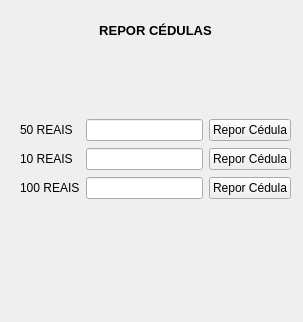
<?xml version="1.0" encoding="UTF-8"?>
<ui version="4.0">
 <class>MainWindow</class>
 <widget class="QMainWindow" name="MainWindow">
  <property name="geometry">
   <rect>
    <x>0</x>
    <y>0</y>
    <width>303</width>
    <height>322</height>
   </rect>
  </property>
  <property name="windowTitle">
   <string>Repor Cédulas</string>
  </property>
  <widget class="QWidget" name="centralwidget">
   <widget class="QWidget" name="gridLayoutWidget">
    <property name="geometry">
     <rect>
      <x>20</x>
      <y>60</y>
      <width>271</width>
      <height>199</height>
     </rect>
    </property>
    <layout class="QGridLayout" name="gridLayout">
     <item row="4" column="2">
      <widget class="QPushButton" name="pb_addCedula100">
       <property name="text">
        <string>Repor Cédula</string>
       </property>
      </widget>
     </item>
     <item row="0" column="2">
      <widget class="QPushButton" name="pb_addCedula2">
       <property name="text">
        <string/>
       </property>
       <property name="flat">
        <bool>true</bool>
       </property>
      </widget>
     </item>
     <item row="0" column="1">
      <widget class="QLineEdit" name="le_repor2">
       <property name="enabled">
        <bool>false</bool>
       </property>
       <property name="frame">
        <bool>false</bool>
       </property>
       <property name="readOnly">
        <bool>false</bool>
       </property>
      </widget>
     </item>
     <item row="0" column="0">
      <widget class="QLabel" name="lb_2reais">
       <property name="text">
        <string/>
       </property>
      </widget>
     </item>
     <item row="6" column="1">
      <widget class="QLineEdit" name="le_repor20">
       <property name="enabled">
        <bool>false</bool>
       </property>
       <property name="frame">
        <bool>false</bool>
       </property>
      </widget>
     </item>
     <item row="6" column="2">
      <widget class="QPushButton" name="pb_addCedula20">
       <property name="text">
        <string/>
       </property>
       <property name="flat">
        <bool>true</bool>
       </property>
      </widget>
     </item>
     <item row="6" column="0">
      <widget class="QLabel" name="lb_20reais">
       <property name="text">
        <string/>
       </property>
      </widget>
     </item>
     <item row="5" column="0">
      <widget class="QLabel" name="lb_200reais">
       <property name="text">
        <string/>
       </property>
      </widget>
     </item>
     <item row="2" column="0">
      <widget class="QLabel" name="lb_50reais">
       <property name="text">
        <string>50 REAIS</string>
       </property>
      </widget>
     </item>
     <item row="3" column="0">
      <widget class="QLabel" name="lb_10reais">
       <property name="text">
        <string>10 REAIS</string>
       </property>
      </widget>
     </item>
     <item row="3" column="2">
      <widget class="QPushButton" name="pb_addCedula10">
       <property name="text">
        <string>Repor Cédula</string>
       </property>
      </widget>
     </item>
     <item row="3" column="1">
      <widget class="QLineEdit" name="le_repor10"/>
     </item>
     <item row="2" column="1">
      <widget class="QLineEdit" name="le_repor50"/>
     </item>
     <item row="4" column="1">
      <widget class="QLineEdit" name="le_repor100"/>
     </item>
     <item row="4" column="0">
      <widget class="QLabel" name="lb_100reais">
       <property name="text">
        <string>100 REAIS</string>
       </property>
      </widget>
     </item>
     <item row="2" column="2">
      <widget class="QPushButton" name="pb_addCedula50">
       <property name="text">
        <string>Repor Cédula</string>
       </property>
      </widget>
     </item>
     <item row="5" column="1">
      <widget class="QLineEdit" name="le_repor200">
       <property name="enabled">
        <bool>false</bool>
       </property>
       <property name="frame">
        <bool>false</bool>
       </property>
      </widget>
     </item>
     <item row="5" column="2">
      <widget class="QPushButton" name="pb_addCedula200">
       <property name="text">
        <string/>
       </property>
       <property name="flat">
        <bool>true</bool>
       </property>
      </widget>
     </item>
     <item row="1" column="0">
      <widget class="QLabel" name="lb_5reais">
       <property name="text">
        <string/>
       </property>
      </widget>
     </item>
     <item row="1" column="1">
      <widget class="QLineEdit" name="le_repor5">
       <property name="enabled">
        <bool>false</bool>
       </property>
       <property name="frame">
        <bool>false</bool>
       </property>
      </widget>
     </item>
     <item row="1" column="2">
      <widget class="QPushButton" name="pb_addCedula5">
       <property name="text">
        <string/>
       </property>
       <property name="flat">
        <bool>true</bool>
       </property>
      </widget>
     </item>
    </layout>
   </widget>
   <widget class="QLabel" name="lb_title">
    <property name="geometry">
     <rect>
      <x>90</x>
      <y>20</y>
      <width>131</width>
      <height>20</height>
     </rect>
    </property>
    <property name="font">
     <font>
      <pointsize>10</pointsize>
      <weight>75</weight>
      <bold>true</bold>
     </font>
    </property>
    <property name="text">
     <string>REPOR CÉDULAS</string>
    </property>
    <property name="alignment">
     <set>Qt::AlignCenter</set>
    </property>
   </widget>
  </widget>
 </widget>
 <resources/>
 <connections/>
</ui>
